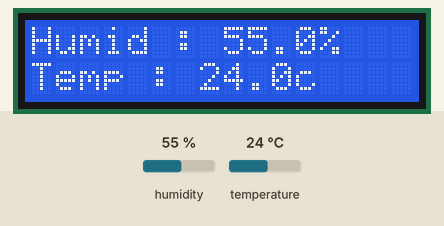
The sketch below on a simulated ESP8266 (NodeMCU). On the bench: 16×2 character LCD. Inputs (shaded band) come from the test bench; at power-on: humidity 55 %, temperature 24 °C.

Above: at 1.2 s.
1.3 s: humidity set to 22 %
At 2.8 s:
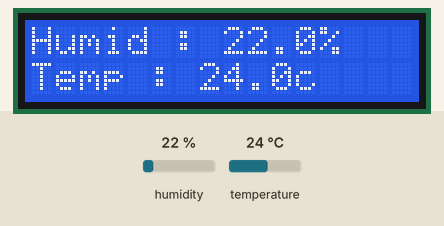
4.0 s: temperature set to 12 °C
At 4.6 s:
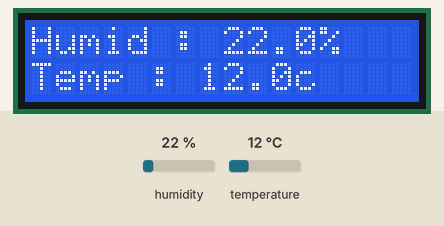
6.7 s: humidity set to 40 %
At 9.4 s:
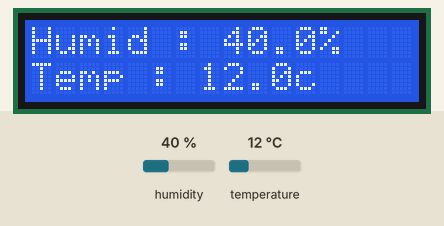
9.7 s: temperature set to 19 °C
At 11.4 s:
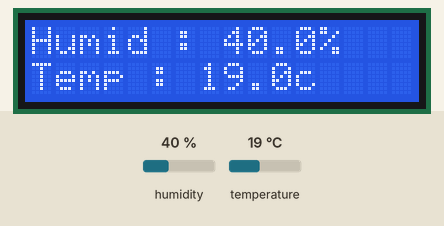
Timing chart, 0 to 12.9 s (numbered marks = the images above; inputs shaded):
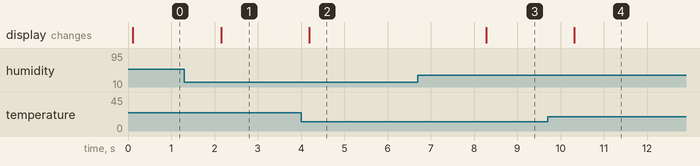

Measured:
- after the input at 1.3 s, the display: changes after 0.85 s (image 1)
- after the input at 4.0 s, the display: changes after 0.19 s (image 2)
- after the input at 6.7 s, the display: changes after 1.6 s (image 3)
- after the input at 9.7 s, the display: changes after 0.62 s (image 4)

The sketch:

Control_LCD.ino
```cpp
#include <Wire.h> //i2c Library
#include <LiquidCrystal_I2C.h> //lcd Librar
#include "DHT.h"
#define DHTTYPE DHT11
#define DHTPIN D3

// Set the LCD address to 0x27 for a 16 chars and 2 line display
LiquidCrystal_I2C lcd(0x27, 16, 2);
DHT dht(DHTPIN, DHTTYPE);

void setup()
{
  // initialize the LCD
  lcd.begin();
  dht.begin();
  // Turn on the blacklight and print a message.
  lcd.backlight();

}

void loop()
{
  float humidity = dht.readHumidity();
  float temperature = dht.readTemperature();

  lcd.setCursor(0, 0);
  lcd.print("Humid : ");
  lcd.print(humidity, 1);
  lcd.print("%");
  lcd.setCursor(0, 1);
  lcd.print("Temp : ");
  lcd.print(temperature, 1);
  lcd.print("c");
}
```
